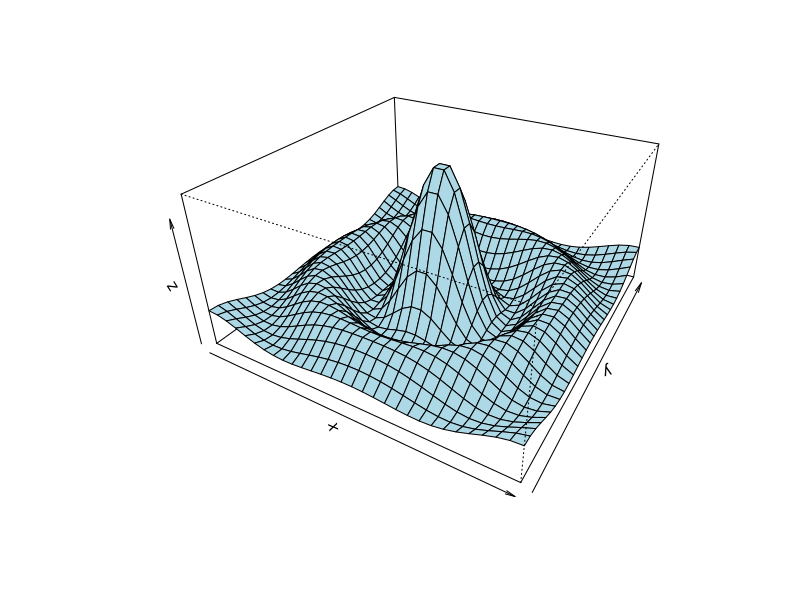
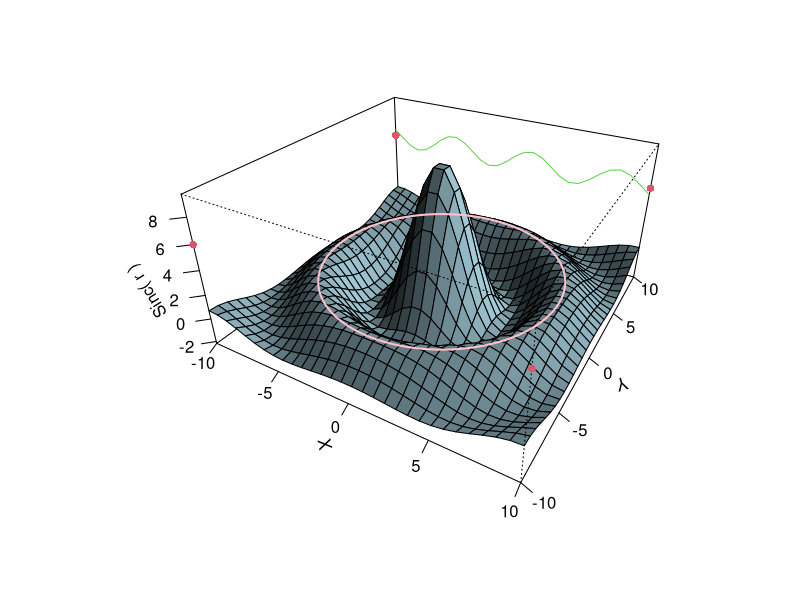
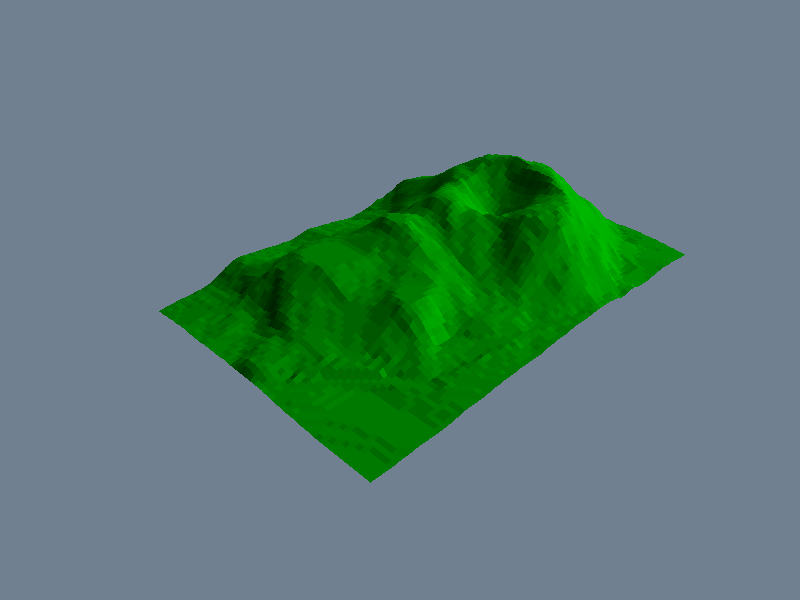
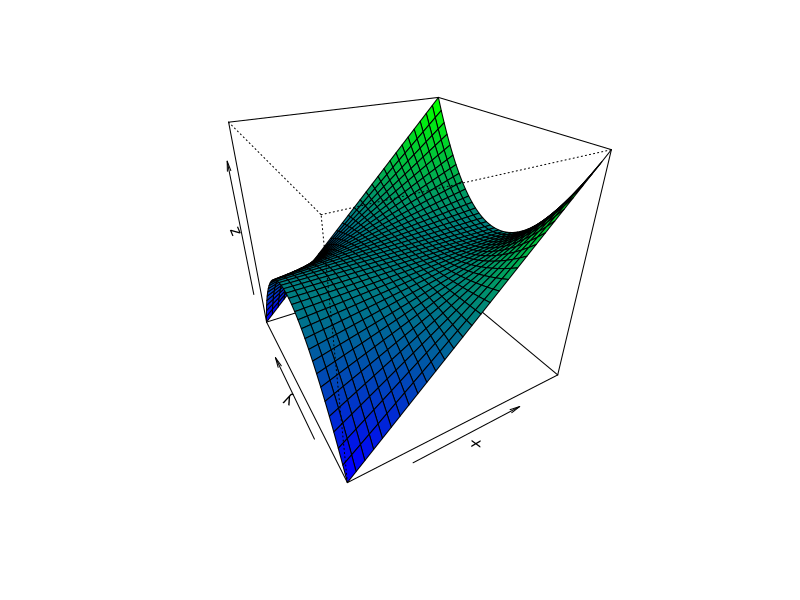

Source code (R) for these figures, in order:
require(grDevices) # for trans3d
## More examples in  demo(persp) !!
##                   -----------

# (1) The Obligatory Mathematical surface.
#     Rotated sinc function.

x <- seq(-10, 10, length= 30)
y <- x
f <- function(x, y) { r <- sqrt(x^2+y^2); 10 * sin(r)/r }
z <- outer(x, y, f)
z[is.na(z)] <- 1
op <- par(bg = "white")
persp(x, y, z, theta = 30, phi = 30, expand = 0.5, col = "lightblue")
persp(x, y, z, theta = 30, phi = 30, expand = 0.5, col = "lightblue",
      ltheta = 120, shade = 0.75, ticktype = "detailed",
      xlab = "X", ylab = "Y", zlab = "Sinc( r )"
) -> res
round(res, 3)

# (2) Add to existing persp plot - using trans3d() :

xE <- c(-10,10); xy <- expand.grid(xE, xE)
points(trans3d(xy[,1], xy[,2], 6, pmat = res), col = 2, pch = 16)
lines (trans3d(x, y = 10, z = 6 + sin(x), pmat = res), col = 3)

phi <- seq(0, 2*pi, len = 201)
r1 <- 7.725 # radius of 2nd maximum
xr <- r1 * cos(phi)
yr <- r1 * sin(phi)
lines(trans3d(xr,yr, f(xr,yr), res), col = "pink", lwd = 2)
## (no hidden lines)

# (3) Visualizing a simple DEM model

z <- 2 * volcano        # Exaggerate the relief
x <- 10 * (1:nrow(z))   # 10 meter spacing (S to N)
y <- 10 * (1:ncol(z))   # 10 meter spacing (E to W)
## Don't draw the grid lines :  border = NA
par(bg = "slategray")
persp(x, y, z, theta = 135, phi = 30, col = "green3", scale = FALSE,
      ltheta = -120, shade = 0.75, border = NA, box = FALSE)

# (4) Surface colours corresponding to z-values

par(bg = "white")
x <- seq(-1.95, 1.95, length = 30)
y <- seq(-1.95, 1.95, length = 35)
z <- outer(x, y, function(a, b) a*b^2)
nrz <- nrow(z)
ncz <- ncol(z)
# Create a function interpolating colors in the range of specified colors
jet.colors <- colorRampPalette( c("blue", "green") )
# Generate the desired number of colors from this palette
nbcol <- 100
color <- jet.colors(nbcol)
# Compute the z-value at the facet centres
zfacet <- z[-1, -1] + z[-1, -ncz] + z[-nrz, -1] + z[-nrz, -ncz]
# Recode facet z-values into color indices
facetcol <- cut(zfacet, nbcol)
persp(x, y, z, col = color[facetcol], phi = 30, theta = -30)

par(op)
